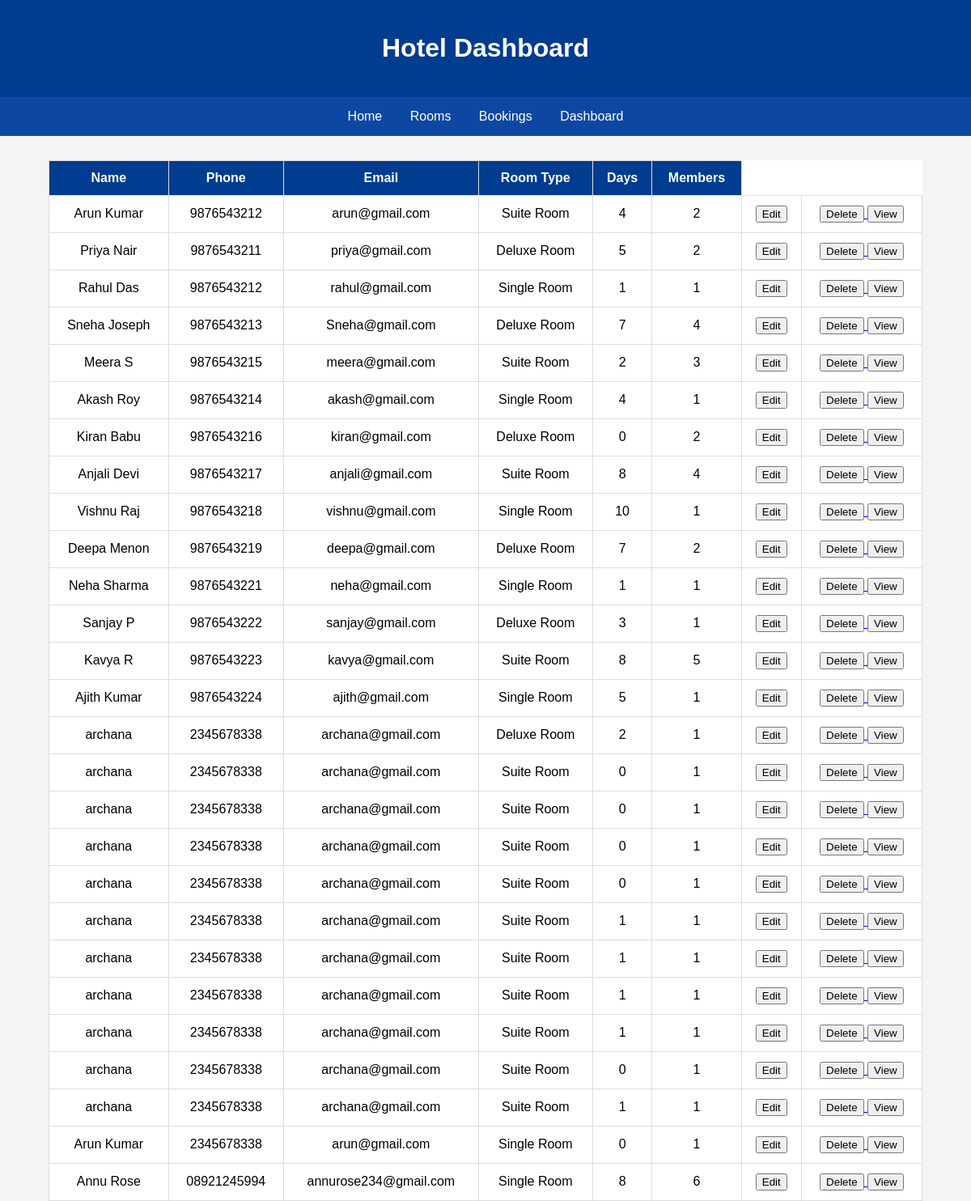
/dashboard/, run on the app's committed database.
### app/models.py (models this page shows, shortened)
class Booking(models.Model):
    name = models.CharField(max_length=100)
    phone = models.CharField(max_length=15)
    email = models.EmailField()
    address = models.TextField()
    image=models.ImageField(upload_to='idproofs/',null=True,blank=True)
    members = models.IntegerField()
    days = models.IntegerField()
    ROOM_CHOICES = (
        ('Single Room', 'Single Room'),
        ('Deluxe Room', 'Deluxe Room'),
        ('Suite Room', 'Suite Room'),
    )
    room_type = models.CharField(max_length=50, choices=ROOM_CHOICES)
    GENDER_CHOICES = (
        ('Male', 'Male'),
        ('Female', 'Female'),
    )
    gender = models.CharField(max_length=10, choices=GENDER_CHOICES)
    PAYMENT_CHOICES = (
        ('Cash', 'Cash'),
        ('Card', 'Card'),
        ('UPI', 'UPI'),
    )
    payment_method = models.CharField(max_length=20, choices=PAYMENT_CHOICES)
    id_proof = models.FileField(upload_to='idproofs/')
    created_at = models.DateTimeField(auto_now_add=True)

### app/views.py (the view)
# urls.py: path('dashboard/', views.dashboard, name='dashboard'),
def dashboard(request):
    bookings = Booking.objects.all()
    return render(request, 'dashboard.html', {'bookings': bookings})

### Template/dashboard.html (shortened to what this page needs)
<!DOCTYPE html>
<html lang="en">
<head>
</head>
<body>
<header>
<h1>Hotel Dashboard</h1>
</header>
<nav>
<a href="{% url 'home' %}">Home</a>
<a href="{% url 'rooms' %}">Rooms</a>
<a href="{% url 'bookings' %}">Bookings</a>
<a href="{% url 'dashboard' %}">Dashboard</a>
</nav>
<table>
<tr>
    <th>Name</th>
    <th>Phone</th>
    <th>Email</th>
    <th>Room Type</th>
    <th>Days</th>
    <th>Members</th>
</tr>
{% for b in bookings %}
<tr>
    <td>{{ b.name }}</td>
    <td>{{ b.phone }}</td>
    <td>{{ b.email }}</td>
    <td>{{ b.room_type }}</td>
    <td>{{ b.days }}</td>
    <td>{{ b.members }}</td>
    <td>
        <a href="{% url 'edit_Booking' b.id %}">
            <button class="edit">Edit</button>
        </a>
<td>
        <a href="{% url 'delete_Booking' b.id %}">
            <button class="delete">Delete</button>
            <a href="{% url 'single_Booking' b.id %}">
                <button class="view">View</button>
            </a>
        </a>
    </td>
</tr>
{% endfor %}
</table>
</body>
</html>

### Template/dashboard.html (style rules this page uses)
body { font-family:Arial; background:#f4f4f4; margin:0; }
header { background:#003c8f; color:white; padding:20px; text-align:center; }
nav { background:#0d47a1; padding:15px; text-align:center; }
nav a { color:white; text-decoration:none; margin:15px; }
table { width:90%; margin:auto; margin-top:30px; border-collapse:collapse; background:white; }
th, td { border:1px solid #ddd; padding:12px; text-align:center; }
th { background:#003c8f; color:white; }

### data on the page
Booking: name "Arun Kumar", phone "9876543212", email "arun@gmail.com", room_type "Suite Room", days "4", members "2"
Booking: name "Priya Nair", phone "9876543211", email "priya@gmail.com", room_type "Deluxe Room", days "5", members "2"
Booking: name "Rahul Das", phone "9876543212", email "rahul@gmail.com", room_type "Single Room", days "1", members "1"
Booking: name "Sneha Joseph", phone "9876543213", email "Sneha@gmail.com", room_type "Deluxe Room", days "7", members "4"
Booking: name "Meera S", phone "9876543215", email "meera@gmail.com", room_type "Suite Room", days "2", members "3"
Booking: name "Akash Roy", phone "9876543214", email "akash@gmail.com", room_type "Single Room", days "4", members "1"
Booking: name "Kiran Babu", phone "9876543216", email "kiran@gmail.com", room_type "Deluxe Room", days "0", members "2"
Booking: name "Anjali Devi", phone "9876543217", email "anjali@gmail.com", room_type "Suite Room", days "8", members "4"
Booking: name "Vishnu Raj", phone "9876543218", email "vishnu@gmail.com", room_type "Single Room", days "10", members "1"
Booking: name "Deepa Menon", phone "9876543219", email "deepa@gmail.com", room_type "Deluxe Room", days "7", members "2"
Booking: name "Neha Sharma", phone "9876543221", email "neha@gmail.com", room_type "Single Room", days "1", members "1"
Booking: name "Sanjay P", phone "9876543222", email "sanjay@gmail.com", room_type "Deluxe Room", days "3", members "1"
Booking: name "Kavya R", phone "9876543223", email "kavya@gmail.com", room_type "Suite Room", days "8", members "5"
Booking: name "Ajith Kumar", phone "9876543224", email "ajith@gmail.com", room_type "Single Room", days "5", members "1"
Booking: name "archana", phone "2345678338", email "archana@gmail.com", room_type "Deluxe Room", days "2", members "1"
Booking: name "archana", phone "2345678338", email "archana@gmail.com", room_type "Suite Room", days "0", members "1"
Booking: name "archana", phone "2345678338", email "archana@gmail.com", room_type "Suite Room", days "0", members "1"
Booking: name "archana", phone "2345678338", email "archana@gmail.com", room_type "Suite Room", days "0", members "1"
Booking: name "archana", phone "2345678338", email "archana@gmail.com", room_type "Suite Room", days "0", members "1"
Booking: name "archana", phone "2345678338", email "archana@gmail.com", room_type "Suite Room", days "1", members "1"
Booking: name "archana", phone "2345678338", email "archana@gmail.com", room_type "Suite Room", days "1", members "1"
Booking: name "archana", phone "2345678338", email "archana@gmail.com", room_type "Suite Room", days "1", members "1"
Booking: name "archana", phone "2345678338", email "archana@gmail.com", room_type "Suite Room", days "1", members "1"
Booking: name "archana", phone "2345678338", email "archana@gmail.com", room_type "Suite Room", days "0", members "1"
Booking: name "archana", phone "2345678338", email "archana@gmail.com", room_type "Suite Room", days "1", members "1"
Booking: name "Arun Kumar", phone "2345678338", email "arun@gmail.com", room_type "Single Room", days "0", members "1"
Booking: name "Annu Rose", phone "08921245994", email "annurose234@gmail.com", room_type "Single Room", days "8", members "6"
